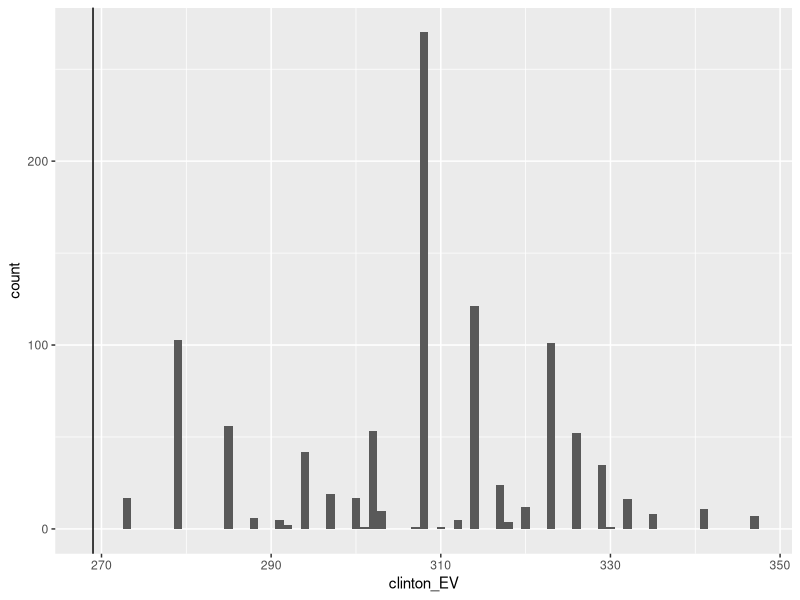
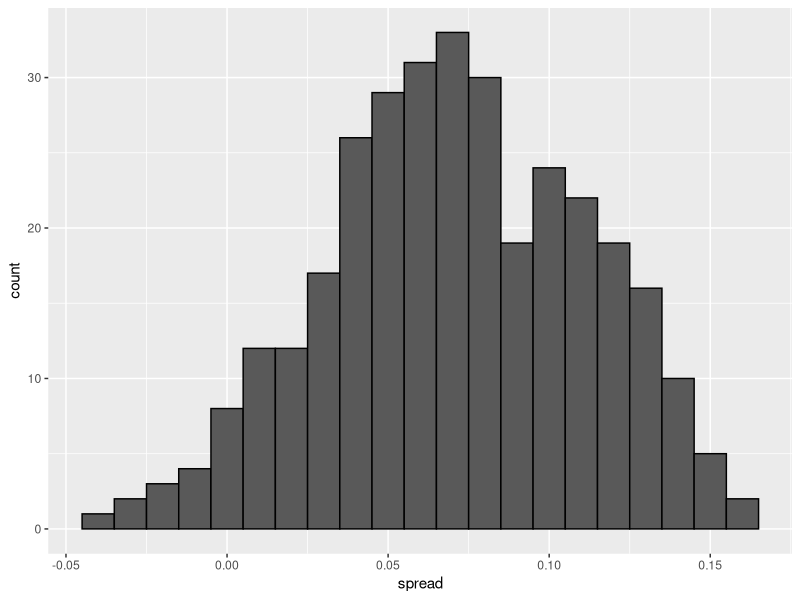
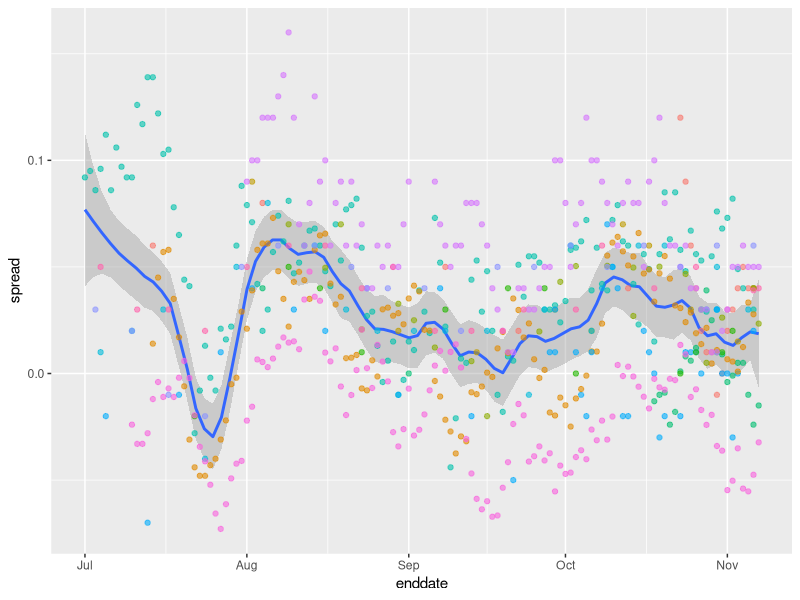
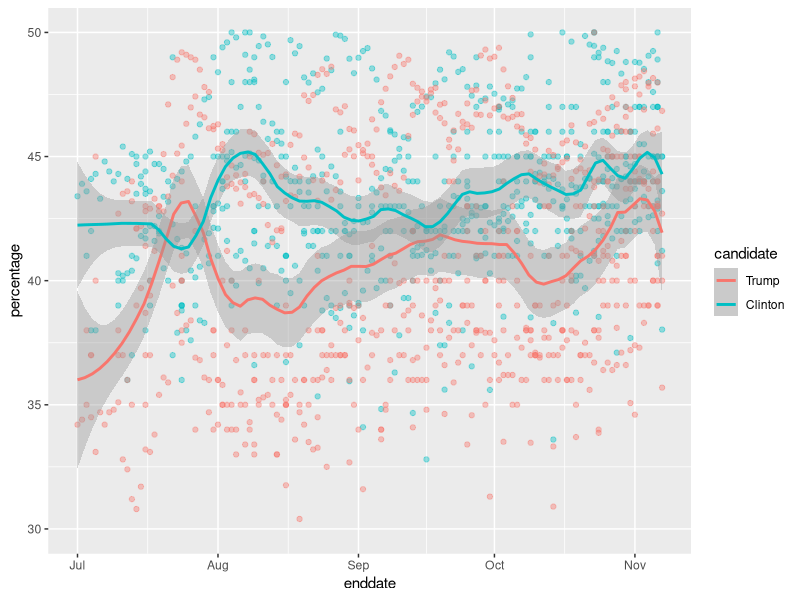

These figures' R source, in order: (Note: this script raises an error after producing the figures.)
library(tidyverse)
library(dslabs)
data("polls_us_election_2016")
head(results_us_election_2016)

results_us_election_2016 %>% arrange(desc(electoral_votes)) %>% top_n(5,electoral_votes)

# Code : Computing the average and standard deviation for each state
results <- polls_us_election_2016 %>% filter(state !="U.S." & !grepl("CD","state") & enddate >= "2016-10-31" & (grade %in% c("A+","A","A-","B+") | is.na(grade))) %>%
  mutate(spread = rawpoll_clinton/100 - rawpoll_trump/100) %>%
  group_by(state) %>%
  summarize(avg = mean(spread),sd = sd(spread),n=n()) %>%
  mutate(state = as.character(state))

# 10 closest races = battleground states
results %>% arrange(abs(avg))

# Joining electoral college votees and results
results <- left_join(results,results_us_election_2016,by="state")

# states with no polls : note Rhode Island and District of Columbia = Democrat
results_us_election_2016 %>% filter(!state %in% results$state)

# assigns sd to states with just one poll as median of other sd values
results <- results %>% mutate(sd = ifelse(is.na(sd),median(results$sd,na.rm=TRUE),sd))
results

# Code : calculating the posterior mean and posterior standard error
# Note there is a small error in the video code: B should be defined as sigma^2/(sigma^2 + tau^2)
mu <- 0
tau <- 0.02
results %>% mutate(sigma=sd/sqrt(n),
                   B = sigma^2/(sigma^2 + tau^2),
                   posterior_mean = B*mu + (1-B)*avg,
                   posterior_se = sqrt(1/(1/sigma^2 + 1/tau^2)))%>%
        arrange(abs(posterior_mean))



#Code: Monte Carlo simulation of Election Night results (no general bias)
mu <- 0
tau <- 0.02
clinton_EV <- replicate(1000, {
  results %>% mutate(sigma = sd/sqrt(n),
                     B = sigma^2/ (sigma^2 + tau^2),
                     posterior_mean = B*mu + (1-B)*avg,
                     posterior_se = sqrt( 1 / (1/sigma^2 + 1/tau^2)),
                     simulated_result = rnorm(length(posterior_mean), posterior_mean, posterior_se),
                     clinton = ifelse(simulated_result > 0, electoral_votes, 0)) %>%    # award votes if Clinton wins state
    summarize(clinton = sum(clinton)) %>%    # total votes for Clinton
    .$clinton + 7    # 7 votes for Rhode Island and DC
})
mean(clinton_EV > 269)    # over 269 votes wins election

# histogram of outcomes
data.frame(clinton_EV) %>%
  ggplot(aes(clinton_EV)) +
  geom_histogram(binwidth = 1) +
  geom_vline(xintercept = 269)

#Code: Monte Carlo simulation including general bias
mu <- 0
tau <- 0.02
bias_sd <- 0.03
clinton_EV_2 <- replicate(1000, {
  results %>% mutate(sigma = sqrt(sd^2/(n) + bias_sd^2),    # added bias_sd term
                     B = sigma^2/ (sigma^2 + tau^2),
                     posterior_mean = B*mu + (1-B)*avg,
                     posterior_se = sqrt( 1 / (1/sigma^2 + 1/tau^2)),
                     simulated_result = rnorm(length(posterior_mean), posterior_mean, posterior_se),
                     clinton = ifelse(simulated_result > 0, electoral_votes, 0)) %>%    # award votes if Clinton wins state
    summarize(clinton = sum(clinton)) %>%    # total votes for Clinton
    .$clinton + 7    # 7 votes for Rhode Island and DC
})
mean(clinton_EV_2 > 269)    # over 269 votes wins election

#Code: Variability across one pollster
# select all national polls by one pollster
one_pollster <- polls_us_election_2016 %>%
  filter(pollster == "Ipsos" & state == "U.S.") %>%
  mutate(spread = rawpoll_clinton/100 - rawpoll_trump/100)

# the observed standard error is higher than theory predicts
se <- one_pollster %>%
  summarize(empirical = sd(spread),
            theoretical = 2*sqrt(mean(spread)*(1-mean(spread))/min(samplesize)))
se

# the distribution of the data is not normal
one_pollster %>% ggplot(aes(spread)) +
  geom_histogram(binwidth = 0.01, color = "black")


#Code: Trend across time for several pollsters
polls_us_election_2016 %>%
  filter(state == "U.S." & enddate >= "2016-07-01") %>%
  group_by(pollster) %>%
  filter(n() >= 10) %>%
  ungroup() %>%
  mutate(spread = rawpoll_clinton/100 - rawpoll_trump/100) %>%
  ggplot(aes(enddate, spread)) +
  geom_smooth(method = "loess", span = 0.1) +
  geom_point(aes(color = pollster), show.legend = FALSE, alpha = 0.6)

#Code: Plotting raw percentages across time
polls_us_election_2016 %>%
  filter(state == "U.S." & enddate >= "2016-07-01") %>%
  select(enddate, pollster, rawpoll_clinton, rawpoll_trump) %>%
  rename(Clinton = rawpoll_clinton, Trump = rawpoll_trump) %>%
  gather(candidate, percentage, -enddate, -pollster) %>%
  mutate(candidate = factor(candidate, levels = c("Trump", "Clinton"))) %>%
  group_by(pollster) %>%
  filter(n() >= 10) %>%
  ungroup() %>%
  ggplot(aes(enddate, percentage, color = candidate)) +
  geom_point(show.legend = FALSE, alpha = 0.4) +
  geom_smooth(method = "loess", span = 0.15) +
  scale_y_continuous(limits = c(30, 50))


#Code: Calculating 95% confidence intervals with the t-distribution
z <- qt(0.975, nrow(one_poll_per_pollster) - 1)
one_poll_per_pollster %>%
  summarize(avg = mean(spread), moe = z*sd(spread)/sqrt(length(spread))) %>%
  mutate(start = avg - moe, end = avg + moe)

# quantile from t-distribution versus normal distribution
qt(0.975, 14)    # 14 = nrow(one_poll_per_pollster) - 1
qnorm(0.975)
